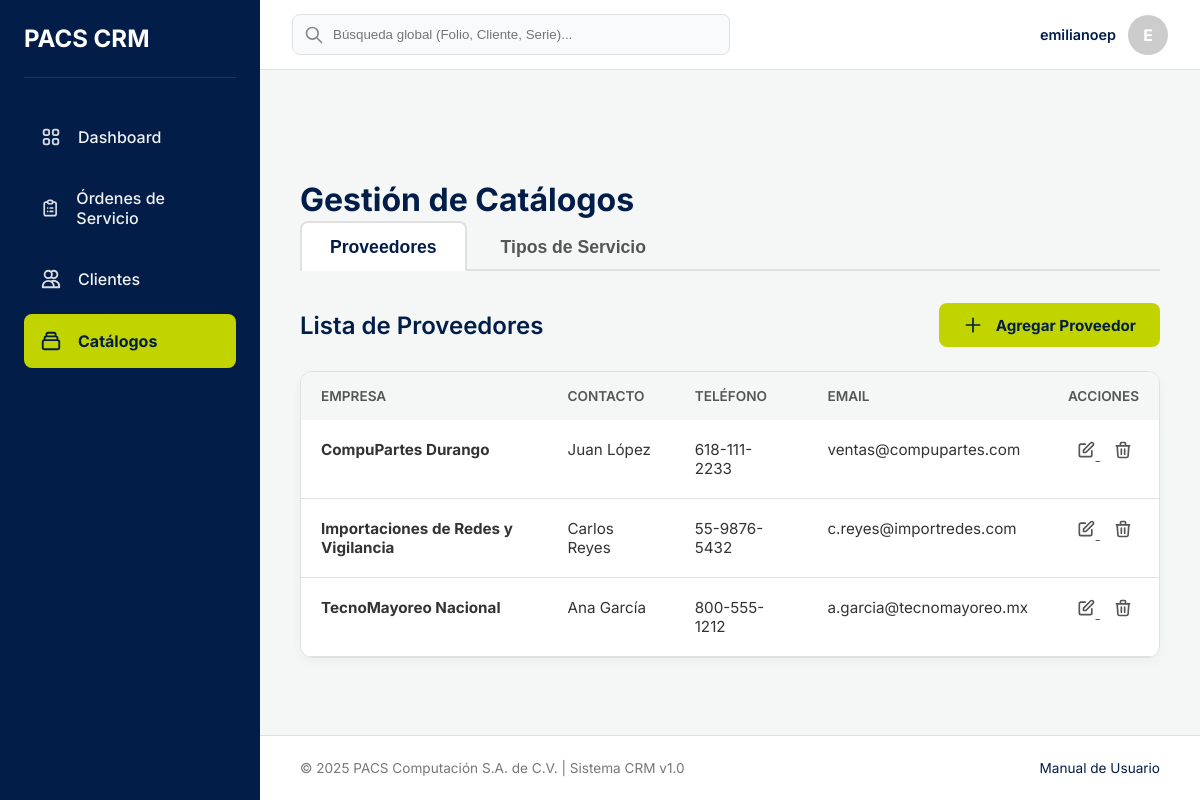
Before: /catalogos/ (signed in) with the older database file.
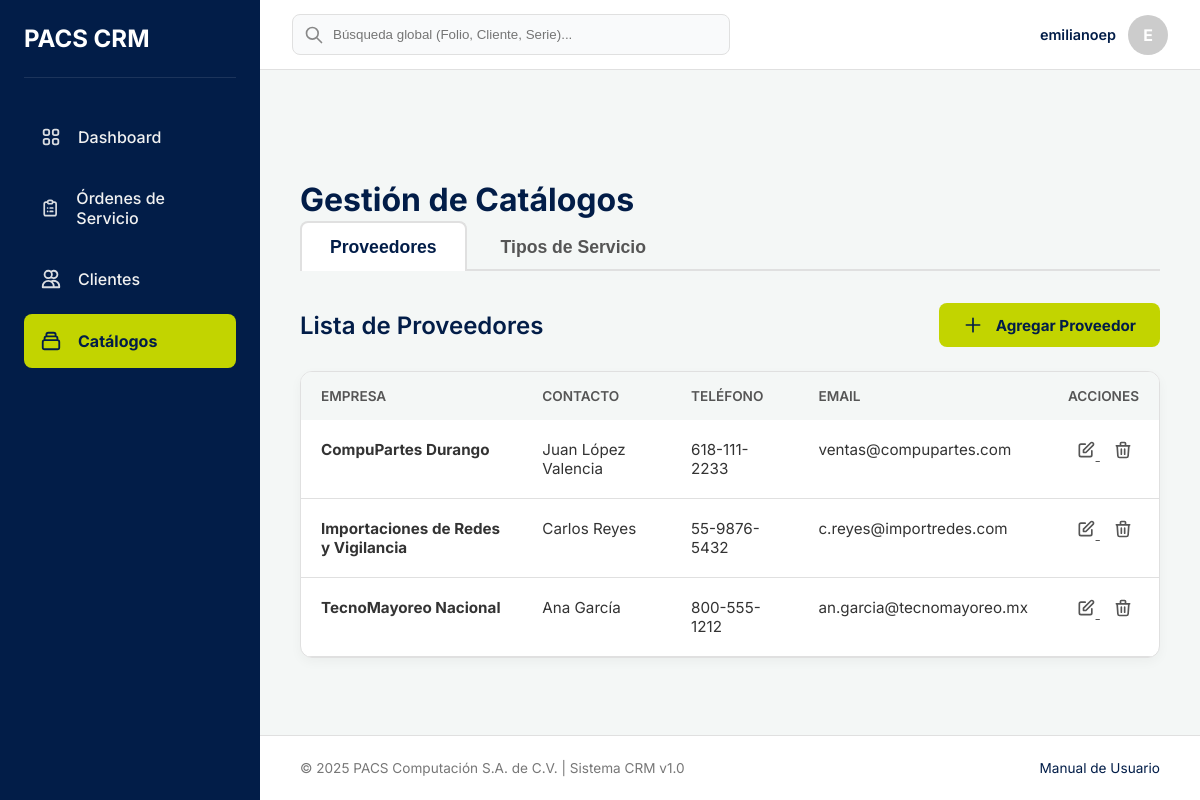
After: the same page with the newer database file.
### catalogo/models.py (models this page shows, shortened)
class Proveedor(models.Model):
    nombre_empresa = models.CharField(max_length=255, unique=True, verbose_name="Nombre de la empresa")
    persona_contacto = models.CharField(max_length=255, blank=True, null=True, verbose_name="Persona de contacto")
    telefono = models.CharField(max_length=20, blank=True, null=True)
    email = models.EmailField(max_length=254, blank=True, null=True)
    class Meta:
        verbose_name = "Proveedor"
        verbose_name_plural = "Proveedores"
        ordering = ['nombre_empresa'] # Ordenar alfabéticamente por defecto

### catalogo/views.py (the view)
# urls.py: path('', views.CatalogoListView.as_view(), name='lista_catalogos'),
class CatalogoListView(LoginRequiredMixin, ListView):
    model = Proveedor
    template_name = 'catalogo/lista_catalogos.html'
    context_object_name = 'proveedores'
    def get_context_data(self, **kwargs):
        context = super().get_context_data(**kwargs)
        context['tipos_servicio'] = TipoServicio.objects.all()
        context['active_tab'] = self.request.GET.get('tab', 'proveedores')
        return context

### catalogo/templates/catalogo/lista_catalogos.html (shortened to what this page needs)
{% extends 'base.html' %}
{% block content %}
    <div class="page-header">
        <h1 class="page-title">Gestión de Catálogos</h1>
    </div>
    <nav class="tabs-nav">
        <button class="tab-link {% if active_tab == 'proveedores' %}active{% endif %}" onclick="openTab(event, 'proveedores')">Proveedores</button>
        <button class="tab-link {% if active_tab == 'servicios' %}active{% endif %}" onclick="openTab(event, 'servicios')">Tipos de Servicio</button>
    </nav>
    <div class="tabs-content">
        <div id="proveedores" class="tab-pane {% if active_tab == 'proveedores' %}active{% endif %}">
            <div class="tab-section-header">
                <h2>Lista de Proveedores</h2>
                <a href="{% url 'crear_proveedor' %}" class="btn btn-action">
                    <svg style="width:20px;height:20px; vertical-align:bottom; margin-right:5px;" fill="none" stroke="currentColor" viewBox="0 0 24 24"><path stroke-linecap="round" stroke-linejoin="round" stroke-width="2" d="M12 4v16m8-8H4"></path></svg>
                    Agregar Proveedor
                </a>
            </div>
            <div class="table-container">
                <div style="overflow-x:auto;">
                    <table class="data-table">
                        <thead>
                            <tr>
                                <th>Empresa</th>
                                <th>Contacto</th>
                                <th>Teléfono</th>
                                <th>Email</th>
                                <th>Acciones</th>
                            </tr>
                        </thead>
                        <tbody>
                            {% for p in proveedores %}
                            <tr>
                                <td><strong>{{ p.nombre_empresa }}</strong></td>
                                <td>{{ p.persona_contacto|default:"--" }}</td>
                                <td>{{ p.telefono|default:"--" }}</td>
                                <td>{{ p.email|default:"--" }}</td>
                                <td class="actions-cell">
                                    <a href="{% url 'editar_proveedor' p.id %}" class="btn-icon" title="Editar">
                                        <svg style="width:20px;height:20px" fill="none" stroke="currentColor" viewBox="0 0 24 24"><path stroke-linecap="round" stroke-linejoin="round" stroke-width="2" d="M11 5H6a2 2 0 00-2 2v11a2 2 0 002 2h11a2 2 0 002-2v-5m-1.414-9.414a2 2 0 112.828 2.828L11.828 15H9v-2.828l8.586-8.586z"></path></svg>
                                    </a>
                                    <a href="{% url 'eliminar_proveedor' p.id %}" class="btn-icon delete" title="Eliminar">
                                        <svg style="width:20px;height:20px" fill="none" stroke="currentColor" viewBox="0 0 24 24"><path stroke-linecap="round" stroke-linejoin="round" stroke-width="2" d="M19 7l-.867 12.142A2 2 0 0116.138 21H7.862a2 2 0 01-1.995-1.858L5 7m5 4v6m4-6v6m1-10V4a1 1 0 00-1-1h-4a1 1 0 00-1 1v3M4 7h16"></path></svg>
                                    </a>
                                </td>
                            </tr>
                            {% empty %}
                            <tr>
                                <td colspan="5" style="text-align:center; padding:2rem; color:#777;">No hay proveedores registrados.</td>
                            </tr>
                            {% endfor %}
                        </tbody>
                    </table>
                </div>
            </div>
        </div>
    </div>
{% endblock %}

Changed rows visible on the page:
changed Proveedor "CompuPartes Durango": persona_contacto "Juan López" → "Juan López Valencia"
changed Proveedor "TecnoMayoreo Nacional": email "a.garcia@tecnomayoreo.mx" → "an.garcia@tecnomayoreo.mx"
